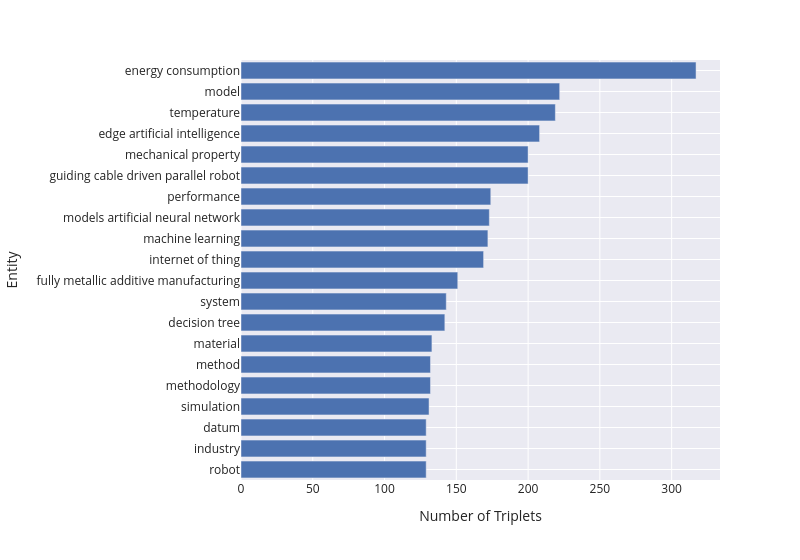

Write notebook code for a chart like this one.
### Markdown cell above
- Most frequent entities

### Code cell
fig = px.bar(
    data_frame = node_level['degree'].sort_values(ascending = False).reset_index()[:20][::-1],
    y = "entity",
    x = "degree",
    width = 800,
)

fig.update_layout(xaxis_title = "Number of Triplets", yaxis_title = "Entity")
save_fig(fig, 'top_10_most_frequent_entities.pdf')
show(fig)

### Figure 1 — Plotly figure (JSON) as saved in the notebook; plotly's stock layout.template omitted (floating-point values rounded to 4 significant figures)
{"data": [{"hovertemplate": "degree=%{x}<br>entity=%{y}<extra></extra>", "legendgroup": "", "marker": {"color": "rgb(76,114,176)", "pattern": {"shape": ""}}, "name": "", "orientation": "h", "showlegend": false, "textposition": "auto", "type": "bar", "x": [129, 129, 129, 131, 132, 132, 133, 142, 143, 151, 169, 172, 173, 174, 200, 200, 208, 219, 222, 317], "xaxis": "x", "y": ["robot", "industry", "datum", "simulation", "methodology", "method", "material", "decision tree", "system", "fully metallic additive manufacturing", "internet of thing", "machine learning", "models artificial neural network", "performance", "guiding cable driven parallel robot", "mechanical property", "edge artificial intelligence", "temperature", "model", "energy consumption"], "yaxis": "y"}], "layout": {"barmode": "relative", "font": {"size": 12}, "legend": {"tracegroupgap": 0}, "margin": {"t": 60}, "width": 800, "xaxis": {"anchor": "y", "domain": [0, 1], "title": {"text": "Number of Triplets"}}, "yaxis": {"anchor": "x", "domain": [0, 1], "title": {"text": "Entity"}}}}
